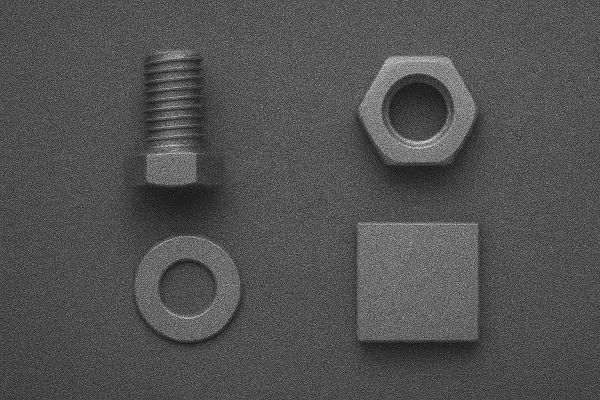
#> input picture InterfacageNumerique/TP/bloc_VI_2026/codes/step_by_step/_data/noise_vi_small.png, 600 x 400 px
$ python 21_noise.py
#> lines starting #> are read from the running program, lines starting #| are printed output that depends on the picture; after the words box and inside, x2 and y2 are one past the last pixel; in counts of white or black regions, pixels touching at a corner belong together
'''
Chargement et conversion en niveaux de gris

Filtrage Gaussien pour réduire le bruit granulaire

Détection des bords (Canny)

Morphologie (fermeture) pour renforcer les contours

Extraction des contours

Filtrage des contours par taille / circularité / forme

Bounding boxes pour visualiser les objets détectés

'''

import cv2
import numpy as np
from matplotlib import pyplot as plt

# --- 1) Charger l'image ---
img = cv2.imread("./_data/noise_vi_small.png")
#> img is the input picture: shape (400, 600, 3); mean B, G, R 81.4, 81.7, 81.6
gray = cv2.cvtColor(img, cv2.COLOR_BGR2GRAY)
print(img.shape)
#| (400, 600, 3)

# --- 2) Filtre gaussien pour réduire le bruit ---
blur = cv2.GaussianBlur(gray, (7, 7), 1.5)
blur_or = cv2.GaussianBlur(gray, (3, 3), 1.5)

# --- 3) Détection de contours (Canny) ---
edges = cv2.Canny(blur, 50, 150)
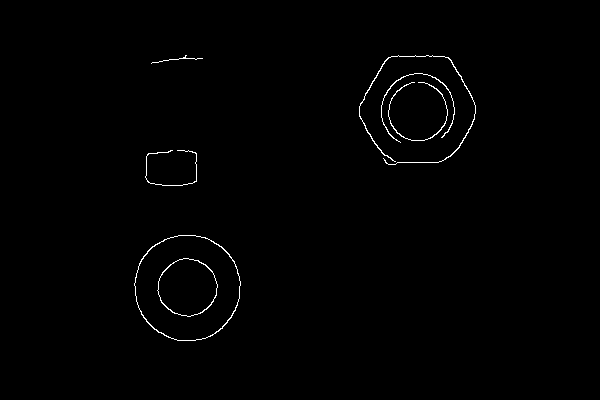
#> edges: shape (400, 600); 0.7% white in thin lines or dots, all inside (x1, y1, x2, y2) = (134, 55, 476, 341)
edges_or = cv2.Canny(blur_or, 50, 150)
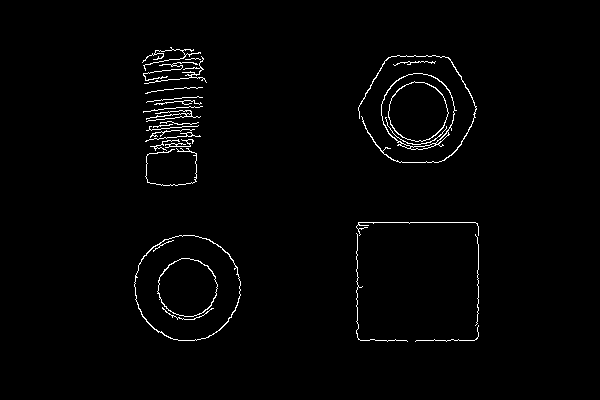
#> edges_or: shape (400, 600); 1.6% white in thin lines or dots, all inside (x1, y1, x2, y2) = (134, 47, 479, 342)

# --- 4) Fermeture morphologique pour lier les contours ---
kernel = cv2.getStructuringElement(cv2.MORPH_RECT, (5, 5))
closed = cv2.morphologyEx(edges, cv2.MORPH_CLOSE, kernel)
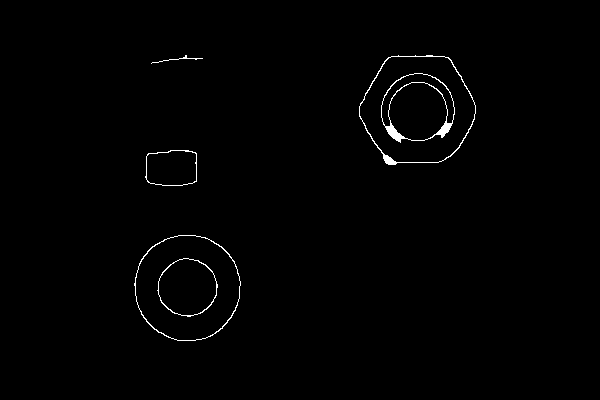
#> closed: shape (400, 600); 0.82% white in thin lines or dots, all inside (x1, y1, x2, y2) = (134, 55, 476, 341)

# --- 5) Trouver les contours ---
contours, _ = cv2.findContours(closed, cv2.RETR_EXTERNAL, cv2.CHAIN_APPROX_SIMPLE)
#> contours = 4 contours, 1 with area under 20; largest, box (x1, y1, x2, y2) and area: (359, 55, 476, 165) 9778, (134, 235, 241, 341) 8788, (145, 150, 197, 186) 1624

output = img.copy()

# --- 6) Filtrer les contours + dessiner bounding boxes ---
for c in contours:
    area = cv2.contourArea(c)

    # éliminer le bruit ou petites poussières
    if area < 300:
        continue

    x, y, w, h = cv2.boundingRect(c)
    cv2.rectangle(output, (x, y), (x + w, y + h), (0, 255, 0), 2)
#> this loop made 4 passes
#> (area, x, y, w, h) on passes 1 to 3: (8788, 134, 235, 107, 106), (1624.5, 145, 150, 52, 36), (9778.5, 359, 55, 117, 110)
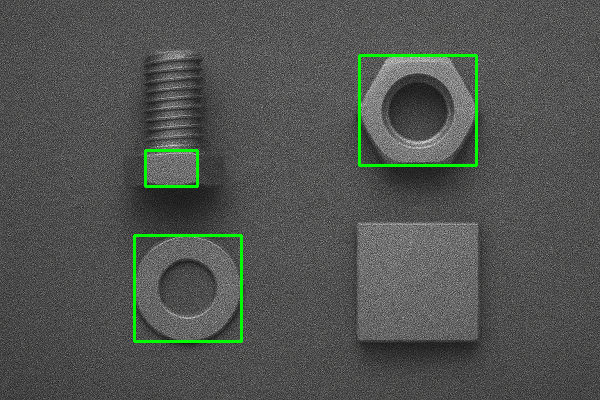
#> output: shape (400, 600, 3); 1.32% of pixels changed, all inside (x1, y1, x2, y2) = (133, 54, 478, 343)


# Display images
fig, ax = plt.subplots(nrows=2, ncols=3)
ax[0,0].imshow(img, cmap='gray')
ax[0,0].set_title('Initial Gray Image / Filter')
ax[0,1].imshow(blur, cmap='gray')
ax[0,1].set_title('Gaussian Blur')
ax[0,2].imshow(edges, cmap='gray')
ax[0,2].set_title('Contours')

ax[1,0].imshow(output, cmap='gray')
ax[1,1].set_title('Detected Objects')

ax[1,1].imshow(gray - blur, cmap='gray')
ax[1,1].set_title('Gaussian Blur')
ax[1,2].imshow(edges_or, cmap='gray')
ax[1,2].set_title('Contours')

plt.show()
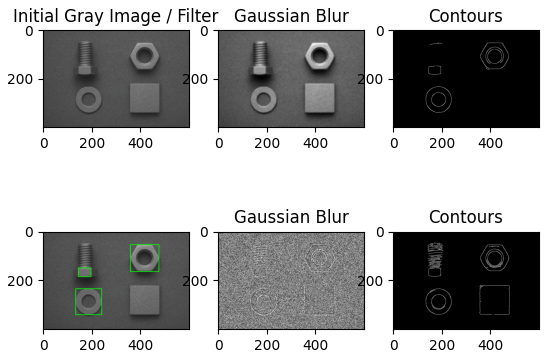
#> figure drawn by matplotlib, 6 panels; B, G, R data is drawn as R, G, B

$ run again, with InterfacageNumerique/TP/bloc_VI_2026/codes/step_by_step/_data/formes_blanc_30ms.png copied over InterfacageNumerique/TP/bloc_VI_2026/codes/step_by_step/_data/noise_vi_small.png
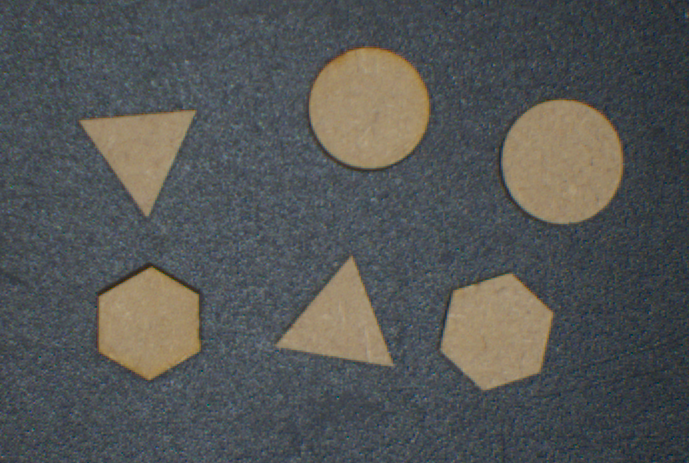
#> input picture InterfacageNumerique/TP/bloc_VI_2026/codes/step_by_step/_data/formes_blanc_30ms.png, 689 x 463 px
#> img is the input picture: shape (463, 689, 3); mean B, G, R 85.6, 86.3, 84.1
#| (463, 689, 3)
#> `edges = cv2.Canny(blur, 50, 150)`:
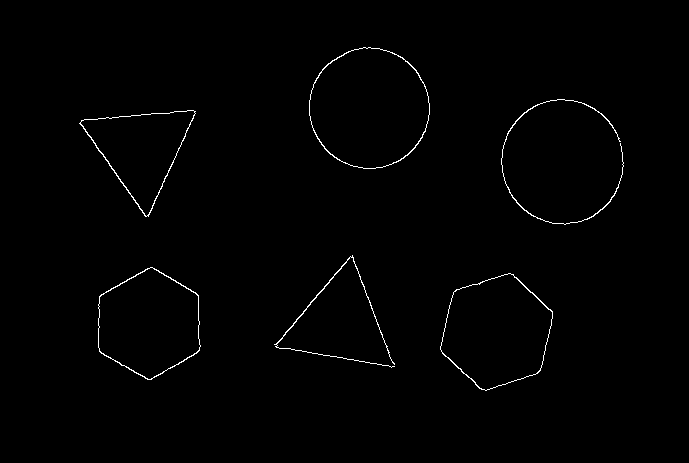
#> edges: shape (463, 689); 0.79% white in thin lines or dots, all inside (x1, y1, x2, y2) = (79, 47, 624, 391)
#> edges_or: shape (463, 689); 0.84% white in thin lines or dots, all inside (x1, y1, x2, y2) = (78, 44, 624, 443)
#> contours = 6 contours; box (x1, y1, x2, y2) and area: (501, 99, 624, 225) 11868, (309, 47, 430, 169) 11336, (440, 273, 553, 391) 9358, (98, 267, 201, 380) 8498, (274, 255, 395, 368) 6308, (79, 110, 196, 217) 6162
#> the loop `for c in contours:` made 6 passes
#> (area, x, y, w, h) on passes 1 to 6: (9358, 440, 273, 113, 118), (8498.5, 98, 267, 103, 113), (6308.5, 274, 255, 121, 113), (6162, 79, 110, 117, 107), (11868.5, 501, 99, 123, 126), (11336.5, 309, 47, 121, 122)
#> after the loop `for c in contours:`:
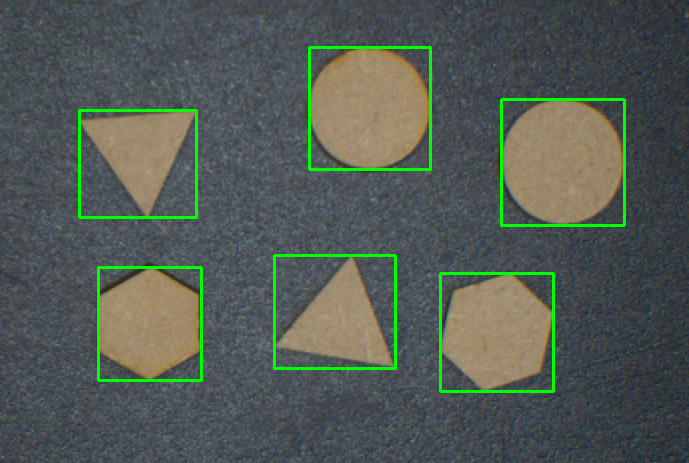
#> output: shape (463, 689, 3); 2.62% of pixels changed, all inside (x1, y1, x2, y2) = (78, 46, 626, 393)
